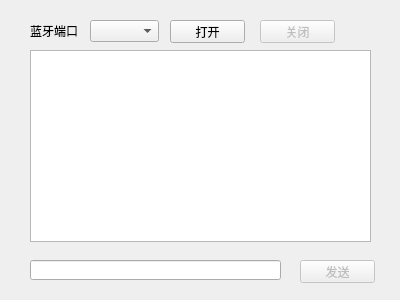
<?xml version="1.0" encoding="UTF-8"?>
<ui version="4.0">
 <class>SerialPortMonitor</class>
 <widget class="QWidget" name="SerialPortMonitor">
  <property name="geometry">
   <rect>
    <x>0</x>
    <y>0</y>
    <width>400</width>
    <height>300</height>
   </rect>
  </property>
  <property name="minimumSize">
   <size>
    <width>400</width>
    <height>300</height>
   </size>
  </property>
  <property name="maximumSize">
   <size>
    <width>400</width>
    <height>300</height>
   </size>
  </property>
  <property name="windowTitle">
   <string>蓝牙调试窗口</string>
  </property>
  <widget class="QLabel" name="lBTHPort">
   <property name="geometry">
    <rect>
     <x>30</x>
     <y>20</y>
     <width>51</width>
     <height>21</height>
    </rect>
   </property>
   <property name="text">
    <string>蓝牙端口：</string>
   </property>
  </widget>
  <widget class="QComboBox" name="cbBthPort">
   <property name="geometry">
    <rect>
     <x>90</x>
     <y>20</y>
     <width>69</width>
     <height>22</height>
    </rect>
   </property>
  </widget>
  <widget class="QTextBrowser" name="tbRecvSend">
   <property name="geometry">
    <rect>
     <x>30</x>
     <y>50</y>
     <width>341</width>
     <height>192</height>
    </rect>
   </property>
  </widget>
  <widget class="QLineEdit" name="leSendContext">
   <property name="geometry">
    <rect>
     <x>30</x>
     <y>260</y>
     <width>251</width>
     <height>20</height>
    </rect>
   </property>
  </widget>
  <widget class="QPushButton" name="pbSend">
   <property name="enabled">
    <bool>false</bool>
   </property>
   <property name="geometry">
    <rect>
     <x>300</x>
     <y>260</y>
     <width>75</width>
     <height>23</height>
    </rect>
   </property>
   <property name="text">
    <string>发送</string>
   </property>
  </widget>
  <widget class="QPushButton" name="pbBthOpen">
   <property name="geometry">
    <rect>
     <x>170</x>
     <y>20</y>
     <width>75</width>
     <height>23</height>
    </rect>
   </property>
   <property name="text">
    <string>打开</string>
   </property>
  </widget>
  <widget class="QPushButton" name="pbBthClose">
   <property name="enabled">
    <bool>false</bool>
   </property>
   <property name="geometry">
    <rect>
     <x>260</x>
     <y>20</y>
     <width>75</width>
     <height>23</height>
    </rect>
   </property>
   <property name="text">
    <string>关闭</string>
   </property>
  </widget>
 </widget>
 <resources/>
 <connections/>
</ui>
